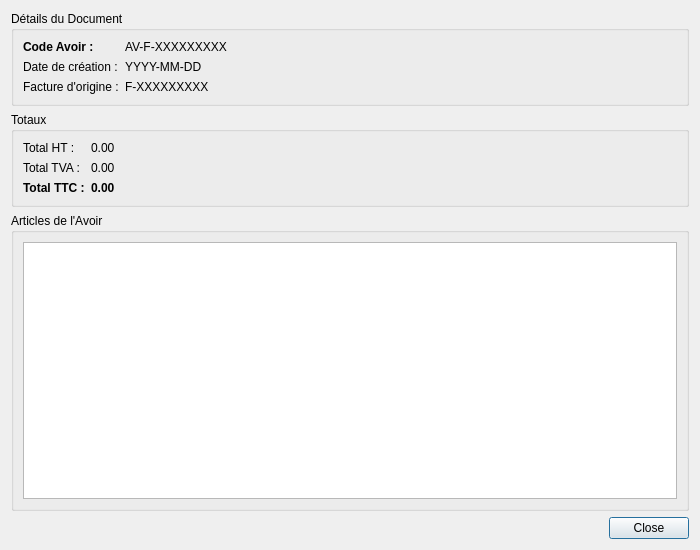
<?xml version="1.0" encoding="UTF-8"?>
<ui version="4.0">
 <class>AvoirViewerDialog</class>
 <widget class="QDialog" name="AvoirViewerDialog">
  <property name="geometry">
   <rect>
    <x>0</x>
    <y>0</y>
    <width>700</width>
    <height>550</height>
   </rect>
  </property>
  <property name="windowTitle">
   <string>Visualisation de la Facture d'Avoir</string>
  </property>
  <layout class="QVBoxLayout" name="verticalLayout">
   <item>
    <widget class="QGroupBox" name="details_groupbox">
     <property name="title">
      <string>Détails du Document</string>
     </property>
     <layout class="QFormLayout" name="formLayout">
      <item row="0" column="0">
       <widget class="QLabel" name="label_code_avoir">
        <property name="font">
         <font>
          <weight>75</weight>
          <bold>true</bold>
         </font>
        </property>
        <property name="text">
         <string>Code Avoir :</string>
        </property>
       </widget>
      </item>
      <item row="0" column="1">
       <widget class="QLabel" name="value_code_avoir">
        <property name="text">
         <string>AV-F-XXXXXXXXX</string>
        </property>
       </widget>
      </item>
      <item row="1" column="0">
       <widget class="QLabel" name="label_date">
        <property name="text">
         <string>Date de création :</string>
        </property>
       </widget>
      </item>
      <item row="1" column="1">
       <widget class="QLabel" name="value_date">
        <property name="text">
         <string>YYYY-MM-DD</string>
        </property>
       </widget>
      </item>
      <item row="2" column="0">
       <widget class="QLabel" name="label_facture_origine">
        <property name="text">
         <string>Facture d'origine :</string>
        </property>
       </widget>
      </item>
      <item row="2" column="1">
       <widget class="QLabel" name="value_facture_origine">
        <property name="text">
         <string>F-XXXXXXXXX</string>
        </property>
       </widget>
      </item>
     </layout>
    </widget>
   </item>
   <item>
    <widget class="QGroupBox" name="totals_groupbox">
     <property name="title">
      <string>Totaux</string>
     </property>
     <layout class="QFormLayout" name="formLayout_2">
      <item row="0" column="0">
       <widget class="QLabel" name="total_ht_label">
        <property name="text">
         <string>Total HT :</string>
        </property>
       </widget>
      </item>
      <item row="0" column="1">
       <widget class="QLabel" name="value_total_ht">
        <property name="text">
         <string>0.00</string>
        </property>
       </widget>
      </item>
      <item row="1" column="0">
       <widget class="QLabel" name="total_tax_label">
        <property name="text">
         <string>Total TVA :</string>
        </property>
       </widget>
      </item>
      <item row="1" column="1">
       <widget class="QLabel" name="value_total_tax">
        <property name="text">
         <string>0.00</string>
        </property>
       </widget>
      </item>
      <item row="2" column="0">
       <widget class="QLabel" name="total_ttc_label">
        <property name="font">
         <font>
          <weight>75</weight>
          <bold>true</bold>
         </font>
        </property>
        <property name="text">
         <string>Total TTC :</string>
        </property>
       </widget>
      </item>
      <item row="2" column="1">
       <widget class="QLabel" name="value_total_ttc">
        <property name="font">
         <font>
          <weight>75</weight>
          <bold>true</bold>
         </font>
        </property>
        <property name="text">
         <string>0.00</string>
        </property>
       </widget>
      </item>
     </layout>
    </widget>
   </item>
   <item>
    <widget class="QGroupBox" name="items_groupbox">
     <property name="title">
      <string>Articles de l'Avoir</string>
     </property>
     <layout class="QVBoxLayout" name="verticalLayout_2">
      <item>
       <widget class="QTableView" name="items_table_view">
        <property name="editTriggers">
         <set>QAbstractItemView::NoEditTriggers</set>
        </property>
       </widget>
      </item>
     </layout>
    </widget>
   </item>
   <item>
    <widget class="QDialogButtonBox" name="button_box">
     <property name="standardButtons">
      <set>QDialogButtonBox::Close</set>
     </property>
    </widget>
   </item>
  </layout>
 </widget>
 <resources/>
 <connections/>
</ui>
